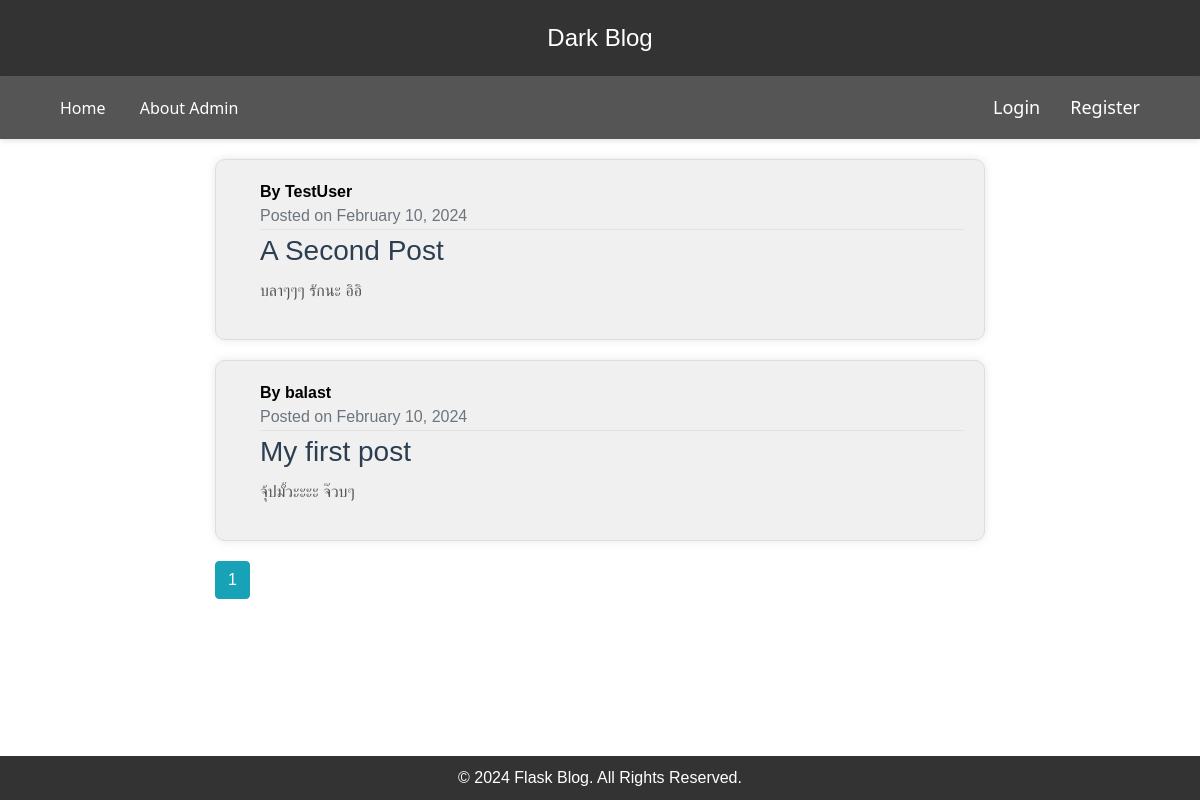
The app's page /home, older data.
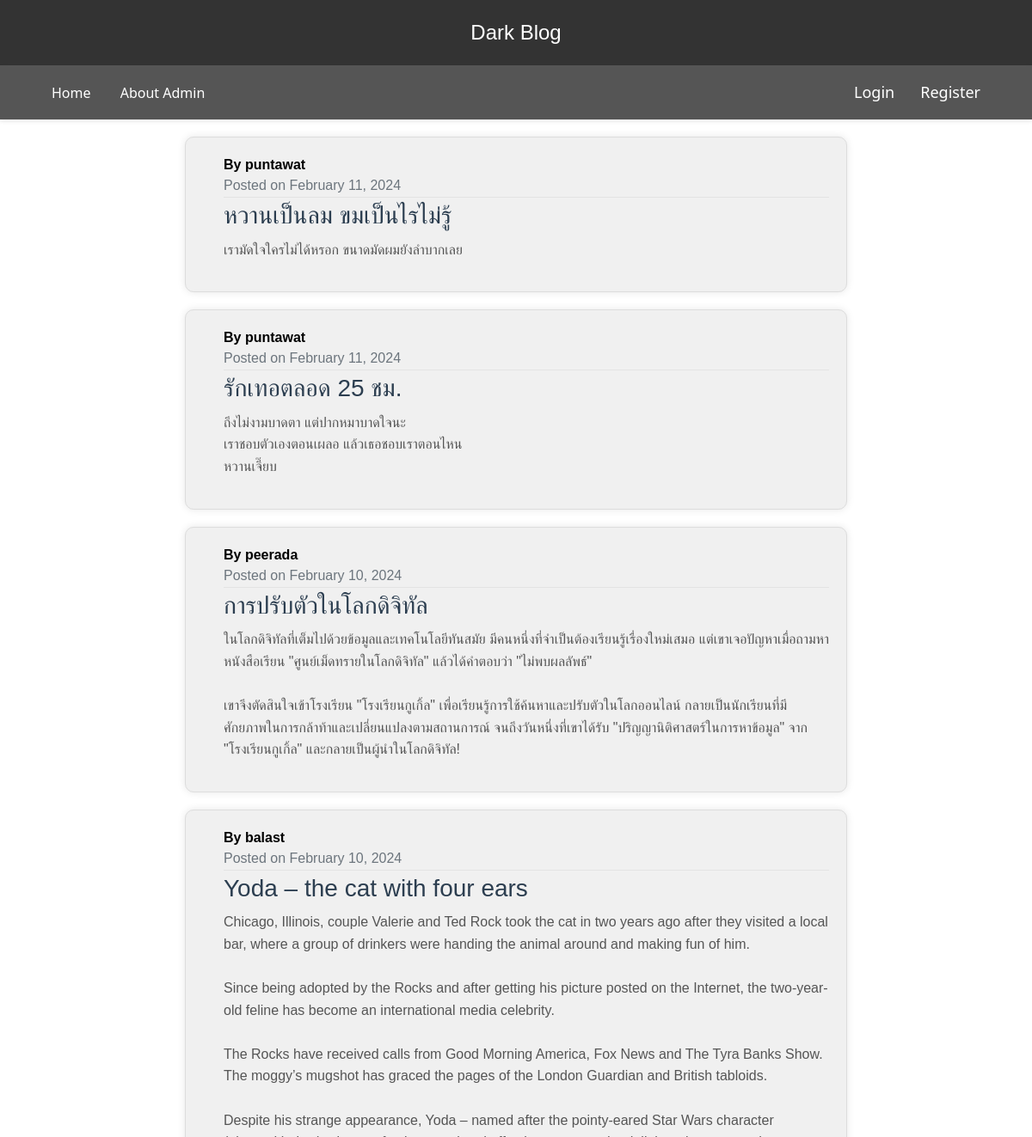
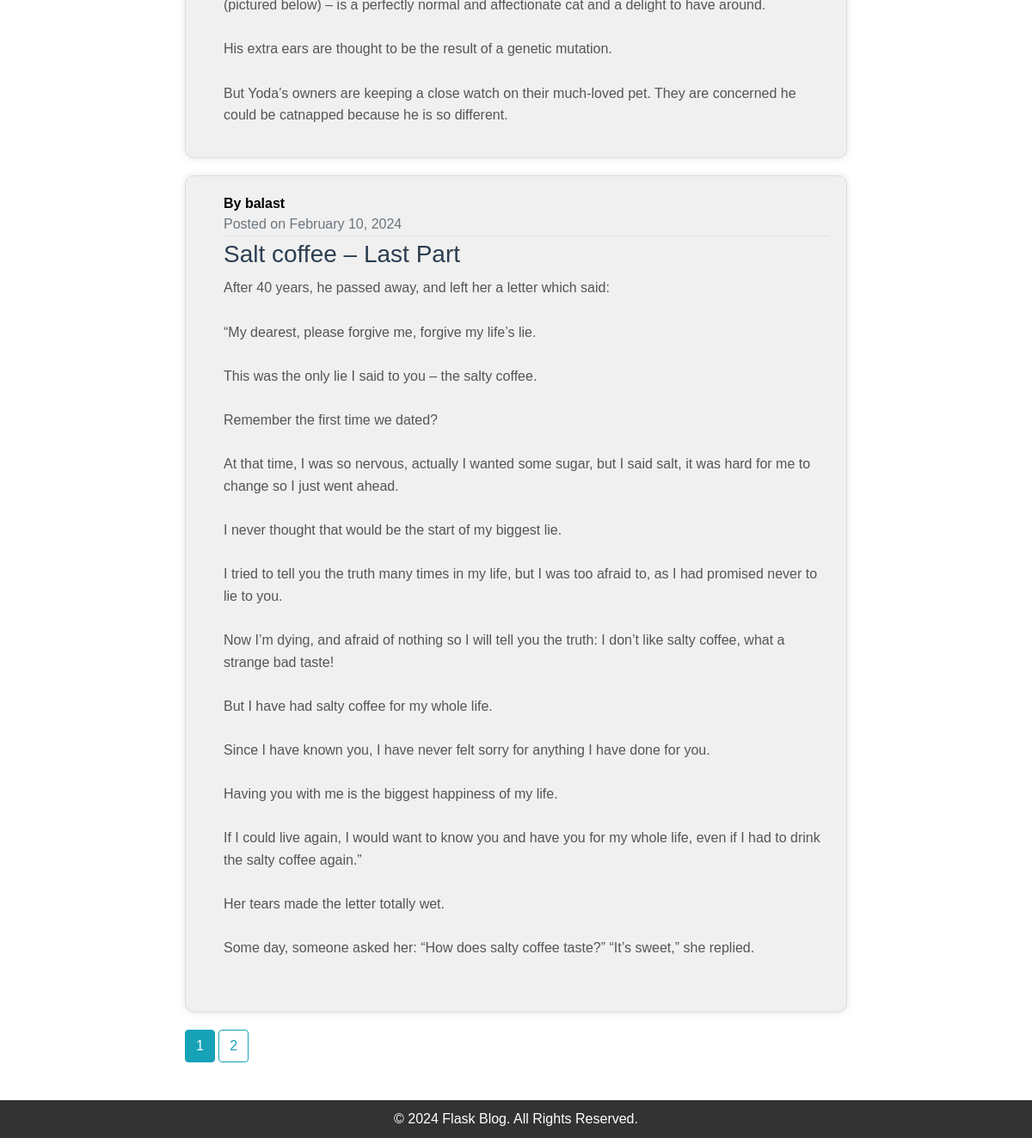
The same page, newer data (2 pictures, top to bottom).
### flaskblog/model.py (models this page shows, shortened)
class Post(db.Model):
    id = db.Column(db.Integer, primary_key=True)
    title = db.Column(db.String(100), nullable=False)
    date_posted = db.Column(db.DateTime, nullable=False, default=datetime.utcnow())
    content = db.Column(db.Text, nullable=False)
    user_id = db.Column(db.Integer, db.ForeignKey('user.id'), nullable=False)

class User(db.Model, UserMixin):
    id = db.Column(db.Integer, primary_key=True)
    username = db.Column(db.String(20), unique=True, nullable=False)
    email = db.Column(db.String(120), unique=True, nullable=False)
    image_file = db.Column(db.String(20), nullable=False, default='default.jpg')
    password = db.Column(db.String(60), nullable=False)
    posts = db.relationship('Post', backref='author', lazy=True)

### flaskblog/routes.py (the view)
@app.route("/")
@app.route("/home")
def home():
    page = request.args.get('page', 1, type=int)
    posts = Post.query.order_by(Post.date_posted.desc()).paginate(page=page,per_page=5)
    return render_template('home.html', posts=posts)

### flaskblog/templates/home.html (shortened to what this page needs)
{% extends "layout.html" %}
{% block content %}
    {% for post in posts.items %}
    <article class="media content-section">
        <div class="media-body ml-4">
            <div class="article-metadata">
                <span class="mr-2">
                    <strong>By {{ post.author.username }}</strong><br>
                </span>
                <span class="text-muted">
                    Posted on {{ post.date_posted.strftime('%B %d, %Y') }}
                </span>
            </div>
            <a href="{{ url_for('post', post_id=post.id) }}" class="article-link">
                <h2 class="article-title">{{ post.title }}</h2>
            </a>
            <p class="article-content">{{ post.content }}</p>
        </div>
    </article>
    {% endfor %}
    {% for page_num in posts.iter_pages(left_edge=1, right_edge=1, left_current=1, right_current=2) %}
        {% if page_num %}
            {% if posts.page == page_num %}
                <a class="btn btn-info mb-4" href="{{ url_for('home', page=page_num) }}">{{ page_num }}</a>
            {% else %}
                <a class="btn btn-outline-info mb-4" href="{{ url_for('home', page=page_num) }}">{{ page_num }}</a>
            {% endif %}
        {% endif %}
    {% endfor %}
{% endblock content %}

### flaskblog/templates/layout.html (shortened to what this page needs)
<!DOCTYPE html>
<html lang="en">
<head>
    <link rel="stylesheet" href="https://cdn.jsdelivr.net/npm/bootstrap@5.3.2/dist/css/bootstrap.min.css">
    <link rel="stylesheet" type="text/css" href="{{ url_for('static', filename='main.css') }}">
    <link rel="stylesheet" href="https://stackpath.bootstrapcdn.com/bootstrap/4.3.1/css/bootstrap.min.css">
</head>
<body>
    <header>
        <a href="/">Dark Blog</a>
    </header>
    <div class="navbar">
        <div class="container">
            <nav>
                <a href="{{ url_for('home') }}">Home</a>
                <a href="{{ url_for('about') }}">About Admin</a>
            </nav>
            <div class="right-nav">
                <nav>
                    {% if current_user.is_authenticated %}
                        <a href="{{ url_for('new_post') }}">New Post</a>
                        <a href="{{ url_for('account') }}">Account</a>
                        <a href="{{ url_for('logout') }}">Logout</a>
                    {% else %}
                        <a href="{{ url_for('login') }}">Login</a>
                        <a href="{{ url_for('register') }}">Register</a>
                    {% endif %}
                </nav>
            </div>
        </div>
    </div>
    <main class="container">
        <div class="container custom-container">
            <div class="center">
                {% block content %}{% endblock %}
            </div>
            </div>
    </main>
    <footer>
        &copy; 2024 Flask Blog. All Rights Reserved.
    </footer>

### flaskblog/static/main.css (style rules this page uses)
body { background: #fafafa; color: #333333; margin-top: 5rem; }
h1, h2, h3, h4, h5, h6 { color: #444444; }
.content-section { background: #ffffff; padding: 10px 20px; border: 1px solid #dddddd; border-radius: 3px; margin-bottom: 20px; }
.article-title { color: #444444; }
.article-content { white-space: pre-line; }
.article-metadata { padding-bottom: 1px; margin-bottom: 4px; border-bottom: 1px solid #e3e3e3 }
body { display: flex; flex-direction: column; min-height: 100vh; }
main { flex-grow: 1; }
footer { margin-top: auto; }
.navbar { display: flex; justify-content: space-between; align-items: center; background-color: #555555; color: white; padding: 10px 20px; font-family: 'Segoe UI', Tahoma, Geneva, Verdana, sans-serif; box-shadow: 0 2px 5px rgba(0, 0, 0, 0.1); }
.right-nav { margin-left: auto; }
.nav-links a, .right-nav a { text-decoration: none; color: white; font-size: 18px; transition: color 0.3s ease; }
.right-nav nav { display: flex; align-items: center; }
.right-nav a { margin-left: 15px; }
.article-link { text-decoration: none; color: #3498db; transition: color 0.3s ease; }
.article-title { font-size: 28px; color: #2c3e50; margin-bottom: 10px; }
.article-content { color: #555; line-height: 1.6; }
body { background-color: #fff; margin: 0; }

### flaskblog/templates/layout.html (style rules this page uses)
body { font-family: 'Arial', sans-serif; background-color: #ffffff; color: #000000; margin: 0; padding: 0; }
header { background-color: #333333; color: #ffffff; text-align: center; padding: 20px 0; }
header a { color: #ffffff; text-decoration: none; font-size: 1.5rem; }
nav { background-color: #555555; padding: 10px 0; }
nav a { color: #ffffff; margin: 0 15px; text-decoration: none; transition: color 0.3s ease; }
main.container { padding: 20px; }
.content-section { background-color: #f0f0f0; padding: 20px; margin-bottom: 20px; border-radius: 10px; box-shadow: 0 0 10px rgba(0, 0, 0, 0.1); transition: transform 0.3s ease; }
footer { background-color: #333333; color: #ffffff; text-align: center; padding: 10px 0; }
body { display: flex; flex-direction: column; min-height: 100vh; }
main { flex-grow: 1; }
footer { margin-top: auto; }
.custom-container { max-width: 800px; margin: 0 auto; }

Row changes from the older to the newer data that the page shows:
no longer on this page (row edited): Post: author.username "TestUser", date_posted "February 10, 2024", title "A Second Post", content "บลาๆๆๆ รักนะ อิอิ"
removed Post: author.username "balast", date_posted "February 10, 2024", title "My first post", content "จุ้ปมั้วะะะะ จ๊วบๆ"
added Post: author.username "puntawat", date_posted "February 11, 2024", title "หวานเป็นลม ขมเป็นไรไม่รู้", content "เรามัดใจใครไม่ได้หรอก ขนาดมัดผมยังลำบากเลย"
added Post: author.username "puntawat", date_posted "February 11, 2024", title "รักเทอตลอด 25 ชม.", content "ถึงไม่งามบาดตา แต่ปากหมาบาดใจนะ เราชอบตัวเองตอนเผลอ แล้วเธอชอบเราตอนไหน หวานเจี๊ยบ"
added Post: author.username "peerada", date_posted "February 10, 2024", title "การปรับตัวในโลกดิจิทัล", content "ในโลกดิจิทัลที่เต็มไปด้วยข้อมูลและเทคโนโลยีทันสมัย มีคนหนึ่งที่จำเป็นต้องเรียนรู้เรื่องใหม่เสมอ แต่เขาเจอปัญหาเมื่อถามหาหนังสือเรียน \"ศูนย์เม็ดทรายในโลกดิจิทัล\" แล้วได้คำตอบว่า \"ไม่พบผลลัพธ์\" เขาจึงตัดสินใจเข้าโรงเรียน \"โรงเรียนกูเกิ้ล\" เพื่อเรียนรู้การใช้ค้นหาและปรับตัวในโลกออนไลน์ กลายเป็นนักเรียนที่มีศักยภาพในการกล้าท้าและเปลี่ยนแปลงตามสถานการณ์ จนถึงวันหนึ่งที่เขาได้รับ \"ปริญญานิติศาสตร์ในการหาข้อมูล\" จาก \"โรงเรียนกูเกิ้ล\" และกลายเป็นผู้นำในโลกดิจิทัล!"
added Post: author.username "balast", date_posted "February 10, 2024", title "Yoda – the cat with four ears", content "Chicago, Illinois, couple Valerie and Ted Rock took the cat in two years ago after they visited a local bar, where a group of drinkers were handing the animal around and making fun of him. Since being adopted by the Rocks and after getting his picture posted on the Internet, the two-year-old feline has become an international media celebrity. The Rocks have received calls from Good Morning America, Fox News and The Tyra Banks Show. The moggy’s mugshot has graced the pages of the London Guardian and British tabloids. Despite his strange appearance, Yoda – named after the pointy-eared Star Wars character (pictured below) – is a perfectly normal and affectionate cat and a delight to have…"
added Post: author.username "balast", date_posted "February 10, 2024", title "Salt coffee – Last Part", content "After 40 years, he passed away, and left her a letter which said: “My dearest, please forgive me, forgive my life’s lie. This was the only lie I said to you – the salty coffee. Remember the first time we dated? At that time, I was so nervous, actually I wanted some sugar, but I said salt, it was hard for me to change so I just went ahead. I never thought that would be the start of my biggest lie. I tried to tell you the truth many times in my life, but I was too afraid to, as I had promised never to lie to you. Now I’m dying, and afraid of nothing so I will tell you the truth: I don’t like salty coffee, what a strange bad taste! But I have had salty coffee for my whole life. Since I have…"
Text that changed along with them:
new list line: "2"
